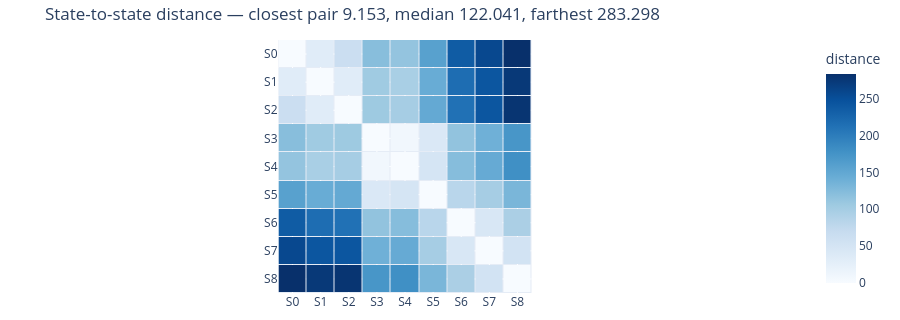

Notebook cell for this chart:
### Code cell
# how far apart the states sit — SOM only, it has a codebook
kairo.plot_state_distances(result.states, config.metric).show()

### Figure 1 — Plotly figure (JSON) as saved in the notebook; plotly's stock layout.template omitted (floating-point values rounded to 4 significant figures)
{"data": [{"colorbar": {"title": {"text": "distance"}}, "colorscale": [[0, "rgb(247,251,255)"], [0.125, "rgb(222,235,247)"], [0.25, "rgb(198,219,239)"], [0.375, "rgb(158,202,225)"], [0.5, "rgb(107,174,214)"], [0.625, "rgb(66,146,198)"], [0.75, "rgb(33,113,181)"], [0.875, "rgb(8,81,156)"], [1, "rgb(8,48,107)"]], "hovertemplate": "%{y} ↔ %{x}<br>distance=%{z:.3f}<extra></extra>", "type": "heatmap", "x": ["S0", "S1", "S2", "S3", "S4", "S5", "S6", "S7", "S8"], "xgap": 1, "y": ["S0", "S1", "S2", "S3", "S4", "S5", "S6", "S7", "S8"], "ygap": 1, "z": [[0.0, 32.91, 63.79, 121.3, 113.3, 158.4, 235.9, 257.2, 283.3], [32.91, 0.0, 32.57, 104.4, 96.53, 144.5, 217.2, 242.7, 273.7], [63.79, 32.57, 0.0, 106.3, 99.55, 147.4, 212.4, 242.5, 278.4], [121.3, 104.4, 106.3, 0.0, 9.153, 41.73, 114.6, 138.6, 172.3], [113.3, 96.53, 99.55, 9.153, 0.0, 48.79, 122.8, 146.2, 179.3], [158.4, 144.5, 147.4, 41.73, 48.79, 0.0, 81.91, 99.42, 131.0], [235.9, 217.2, 212.4, 114.6, 122.8, 81.91, 0.0, 43.89, 94.9], [257.2, 242.7, 242.5, 138.6, 146.2, 99.42, 43.89, 0.0, 53.67], [283.3, 273.7, 278.4, 172.3, 179.3, 131.0, 94.9, 53.67, 0.0]]}], "layout": {"height": 320, "margin": {"b": 10, "l": 10, "r": 10, "t": 40}, "title": {"text": "State-to-state distance — closest pair 9.153, median 122.041, farthest 283.298"}, "xaxis": {"constrain": "domain", "scaleanchor": "y"}, "yaxis": {"autorange": "reversed"}}}
